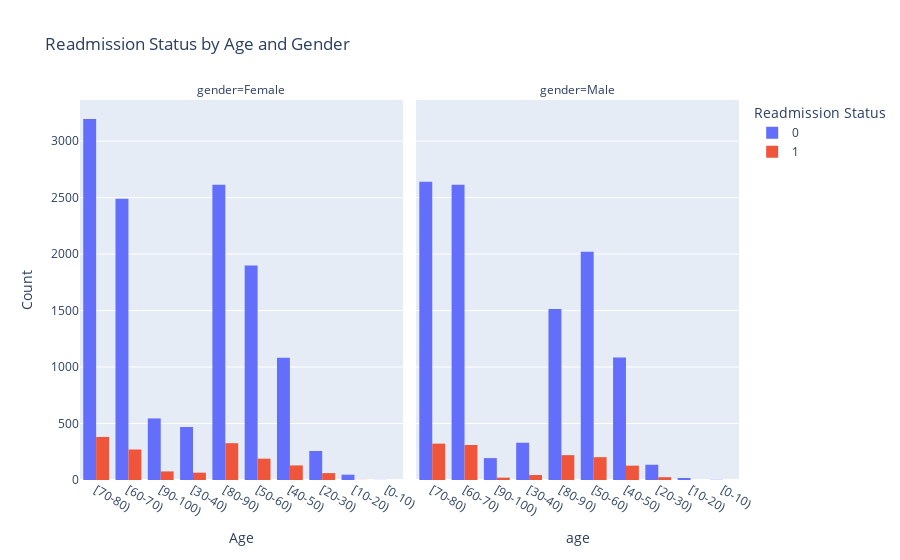

This figure's notebook cell:
### Markdown cell above
#### 3) Readmission Status by Age and Gender

### Code cell
fig = px.histogram(df, x='age', color='readmitted', facet_col='gender', barmode='group', title='Readmission Status by Age and Gender')
fig.update_layout(xaxis_title='Age', yaxis_title='Count', legend_title='Readmission Status')
fig.show()

### Figure 1 — Plotly figure (JSON) as saved in the notebook; plotly's stock layout.template omitted (floating-point values rounded to 4 significant figures; data arrays with more than 128 entries replaced by an {"elided": "..."} marker saying what was removed)
{"data": [{"alignmentgroup": "True", "bingroup": "x", "hovertemplate": "readmitted=0<br>gender=Female<br>age=%{x}<br>count=%{y}<extra></extra>", "legendgroup": "0", "marker": {"color": "#636efa", "pattern": {"shape": ""}}, "name": "0", "offsetgroup": "0", "orientation": "v", "showlegend": true, "type": "histogram", "x": {"elided": "12603 str values"}, "xaxis": "x", "yaxis": "y"}, {"alignmentgroup": "True", "bingroup": "x", "hovertemplate": "readmitted=0<br>gender=Male<br>age=%{x}<br>count=%{y}<extra></extra>", "legendgroup": "0", "marker": {"color": "#636efa", "pattern": {"shape": ""}}, "name": "0", "offsetgroup": "0", "orientation": "v", "showlegend": false, "type": "histogram", "x": {"elided": "10553 str values"}, "xaxis": "x2", "yaxis": "y2"}, {"alignmentgroup": "True", "bingroup": "x", "hovertemplate": "readmitted=1<br>gender=Female<br>age=%{x}<br>count=%{y}<extra></extra>", "legendgroup": "1", "marker": {"color": "#EF553B", "pattern": {"shape": ""}}, "name": "1", "offsetgroup": "1", "orientation": "v", "showlegend": true, "type": "histogram", "x": {"elided": "1498 str values"}, "xaxis": "x", "yaxis": "y"}, {"alignmentgroup": "True", "bingroup": "x", "hovertemplate": "readmitted=1<br>gender=Male<br>age=%{x}<br>count=%{y}<extra></extra>", "legendgroup": "1", "marker": {"color": "#EF553B", "pattern": {"shape": ""}}, "name": "1", "offsetgroup": "1", "orientation": "v", "showlegend": false, "type": "histogram", "x": {"elided": "1271 str values"}, "xaxis": "x2", "yaxis": "y2"}], "layout": {"annotations": [{"font": {}, "showarrow": false, "text": "gender=Female", "x": 0.245, "xanchor": "center", "xref": "paper", "y": 1, "yanchor": "bottom", "yref": "paper"}, {"font": {}, "showarrow": false, "text": "gender=Male", "x": 0.755, "xanchor": "center", "xref": "paper", "y": 1, "yanchor": "bottom", "yref": "paper"}], "barmode": "group", "legend": {"title": {"text": "Readmission Status"}, "tracegroupgap": 0}, "title": {"text": "Readmission Status by Age and Gender"}, "xaxis": {"anchor": "y", "domain": [0, 0.49], "title": {"text": "Age"}}, "xaxis2": {"anchor": "y2", "domain": [0.51, 1], "matches": "x", "title": {"text": "age"}}, "yaxis": {"anchor": "x", "domain": [0, 1], "title": {"text": "Count"}}, "yaxis2": {"anchor": "x2", "domain": [0, 1], "matches": "y", "showticklabels": false}}}
